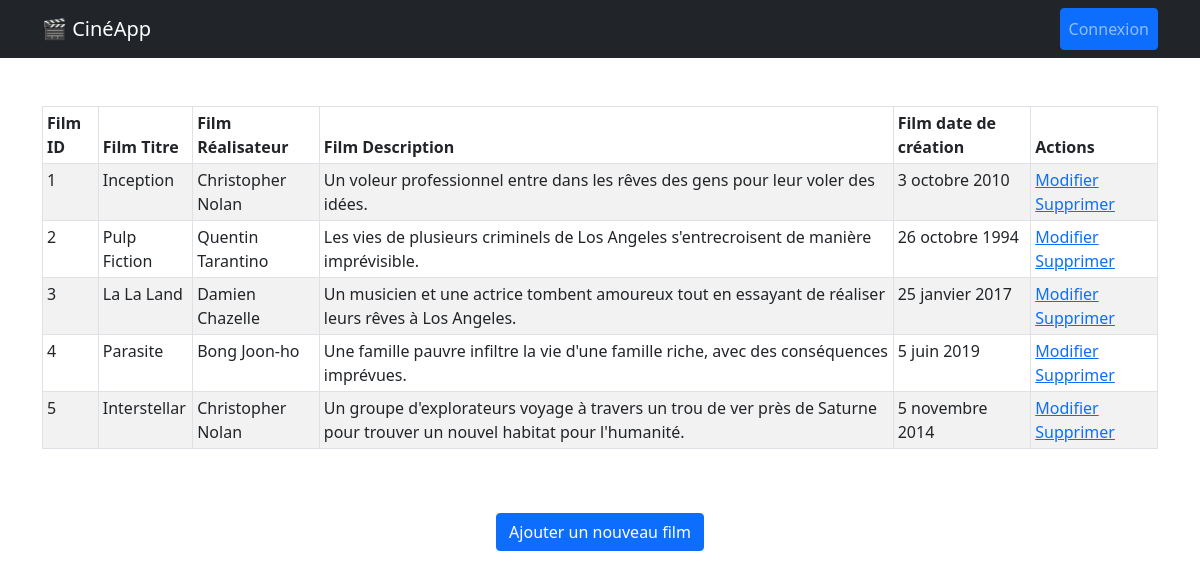
/, run on an earlier commit of the app's database.
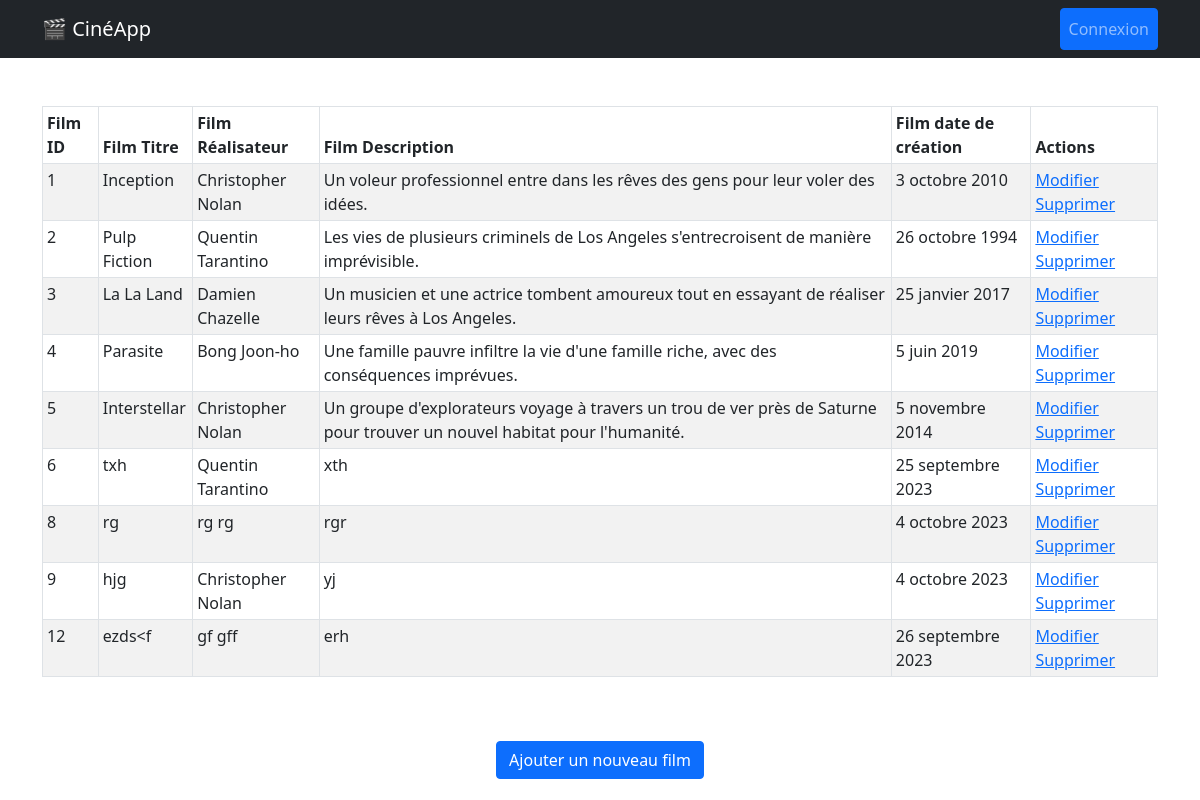
And on a later commit of the database.
### lesFilms/models.py (models this page shows, shortened)
class Film(models.Model):
    titre = models.CharField(max_length=250)
    description = models.TextField()
    date_creation = models.DateField()
    realisateur = models.ForeignKey(
        Realisateur, on_delete=models.CASCADE, related_name="films"
    )

class Realisateur(models.Model):
    nom = models.CharField(max_length=250)
    prenom = models.CharField(max_length=250)
    def __str__(self):
        return f"{self.prenom} {self.nom}"

### lesFilms/views.py (the view)
# urls.py: path("", views.FilmListView.as_view(), name="film_list"),
class FilmListView(ListView):
    model = Film
    template_name = "lesFilms/film/film_list.html"  # Nom du template à utiliser
    context_object_name = "films"  # Nom de la variable à utiliser dans le template

### lesFilms/templates/lesFilms/film/film_list.html (shortened to what this page needs)
{% extends "lesFilms/base.html" %}
{% block content %}
<table class="table table-striped table-bordered table-sm">
  <thead class="thead-dark">
    <tr>
      <th>Film ID</th>
      <th>Film Titre</th>
      <th>Film Réalisateur</th>
      <th>Film Description</th>
      <th>Film date de création</th>
      <th>Actions</th>
    </tr>
  </thead>
  <tbody>
    {% for film in films %}
    <tr>
      <td>{{ film.id }}</td>
      <td>{{ film.titre }}</td>
      <td>{{ film.realisateur }}</td>
      <td>{{ film.description }}</td>
      <td>{{ film.date_creation }}</td>
      <td>
        <a href="{% url 'film_edit' film.id %}"
          ><span class="glyphicon glyphicon-pencil">Modifier</span></a
        >
        <a
          href="#"
          class="open-deleteModal"
          data-bs-toggle="modal"
          data-bs-target="#deleteModal"
          data-url="{% url 'film_delete' film.id %}"
          >Supprimer</a
        >
      </td>
    </tr>
    {% endfor %}
  </tbody>
</table>
<br />
<br />
<div class="justify-content-center d-flex">
  <a href="{% url 'film_add' %}" class="btn btn-primary"
    >Ajouter un nouveau film</a
  >
</div>
{% endblock %}

What changed in the data, as far as the page shows it:
added Film: id "6", titre "txh", realisateur "Quentin Tarantino", description "xth", date_creation "25 septembre 2023"
added Film: id "8", titre "rg", realisateur "rg rg", description "rgr", date_creation "4 octobre 2023"
added Film: id "9", titre "hjg", realisateur "Christopher Nolan", description "yj", date_creation "4 octobre 2023"
added Film: id "12", titre "ezds<f", realisateur "gf gff", description "erh", date_creation "26 septembre 2023"
